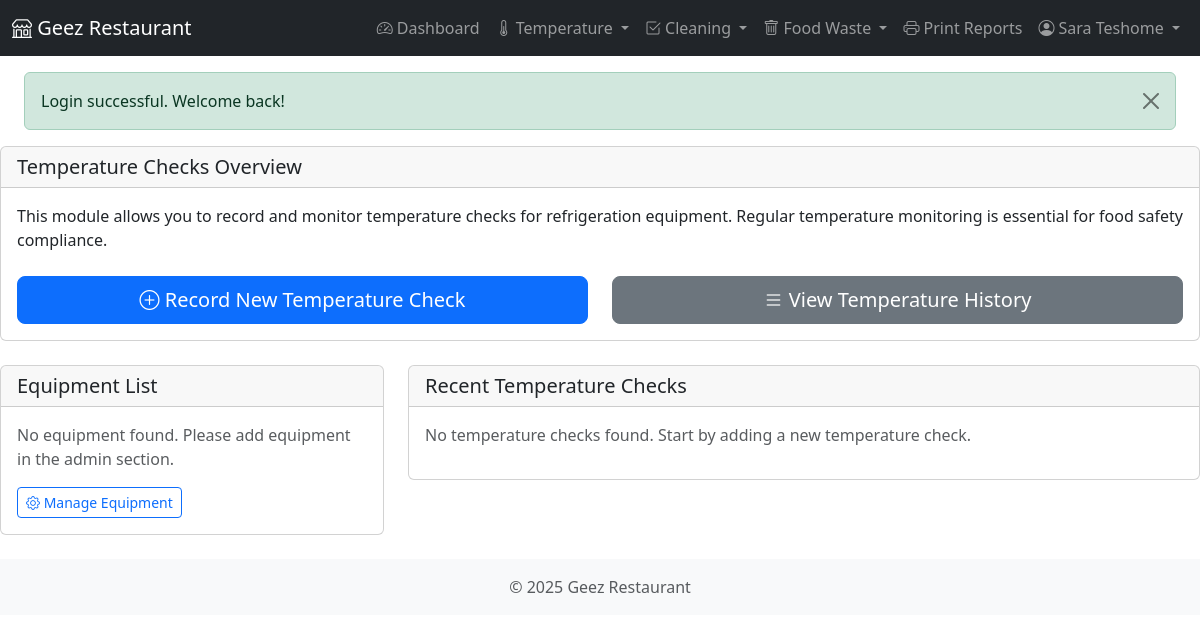
The app's page /modules/temperature/index.php (signed in), older data.
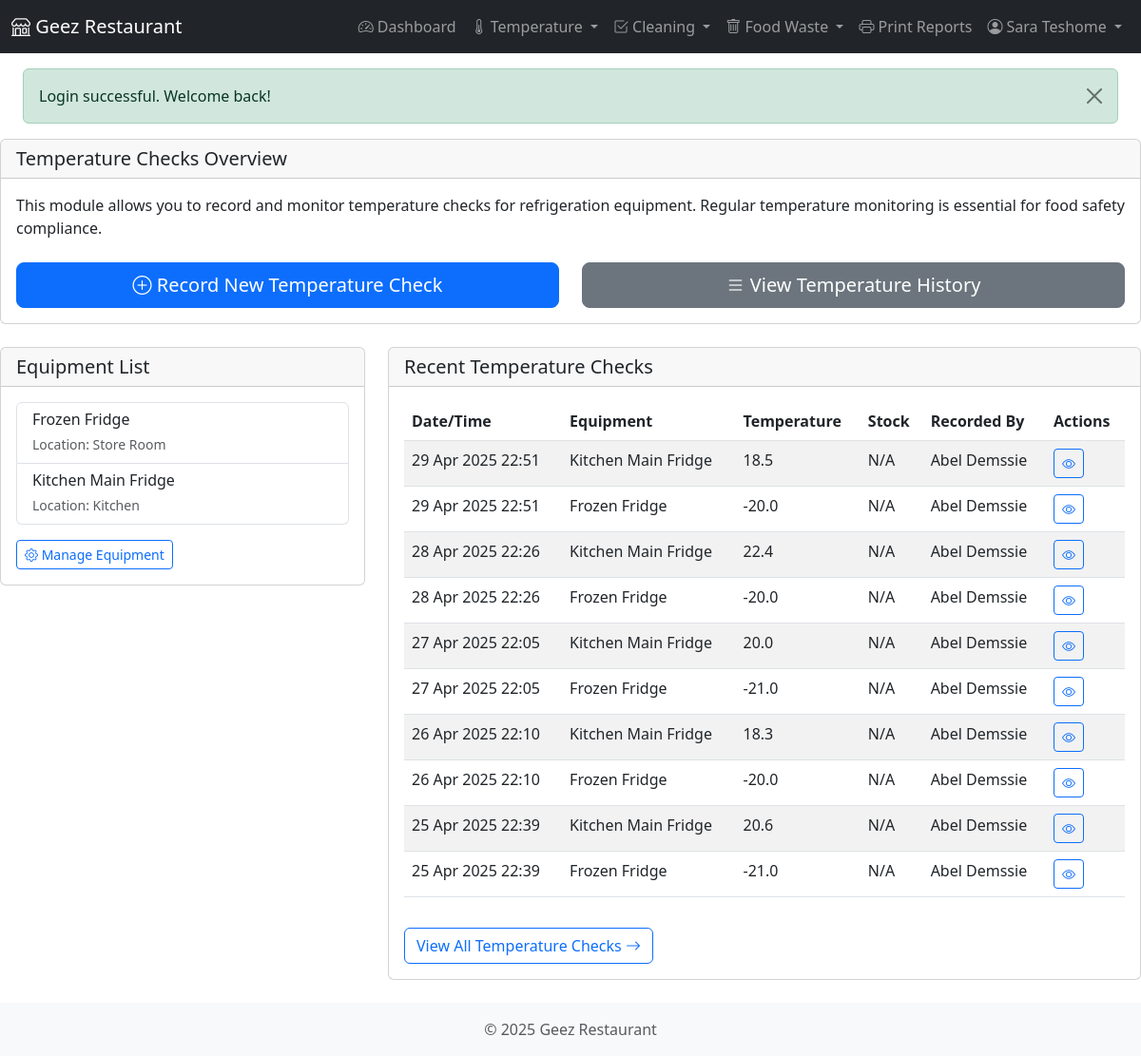
The same page, newer data.
### tables this page shows
CREATE TABLE `equipment` (
  `equipment_id` int(11) NOT NULL,
  `name` varchar(100) NOT NULL,
  `location` varchar(100) NOT NULL,
  `content` varchar(255) DEFAULT NULL COMMENT 'Typical content stored in the equipment',
  `quantity_in_stock` int(11) DEFAULT NULL COMMENT 'Current quantity of items in stock',
  `min_stock_quantity` int(11) DEFAULT NULL COMMENT 'Minimum desired stock quantity',
  `min_temp` decimal(5,1) NOT NULL,
  `max_temp` decimal(5,1) NOT NULL,
  `check_frequency` varchar(50) NOT NULL,
  `is_active` tinyint(1) NOT NULL DEFAULT 1,
  `created_at` datetime NOT NULL,
  `updated_at` datetime DEFAULT NULL
);

CREATE TABLE `temperature_checks` (
  `check_id` int(11) NOT NULL,
  `equipment_id` int(11) NOT NULL,
  `temperature` decimal(5,1) NOT NULL,
  `is_compliant` tinyint(1) NOT NULL,
  `corrective_action` text DEFAULT NULL,
  `check_date` date NOT NULL,
  `check_time` time NOT NULL,
  `checked_by_user_id` int(11) NOT NULL,
  `created_at` datetime NOT NULL,
  `updated_at` datetime DEFAULT NULL
);

CREATE TABLE `users` (
  `user_id` int(11) NOT NULL,
  `username` varchar(50) NOT NULL,
  `password` varchar(255) NOT NULL,
  `full_name` varchar(100) NOT NULL,
  `email` varchar(100) DEFAULT NULL,
  `initials` varchar(10) DEFAULT NULL,
  `role` enum('admin','manager','staff') NOT NULL DEFAULT 'staff',
  `is_active` tinyint(1) NOT NULL DEFAULT 1,
  `last_login` datetime DEFAULT NULL,
  `created_at` datetime NOT NULL,
  `updated_at` datetime DEFAULT NULL
);

### includes/functions.php (called while the page is built, shortened)
<?php
function formatDateTime($datetime, $format = 'Y-m-d H:i:s') {
    $dt = new DateTime($datetime);
    return $dt->format($format);
}
function hasRole($roles) {
    return in_array($_SESSION['role'], $roles);
}

### classes/Equipment.php (called while the page is built, shortened)
<?php
class Equipment {
    private $db;
    public function __construct($db) {
        $this->db = $db;
    }
    public function getAllActive() {
        $sql = "SELECT * FROM equipment WHERE is_active = 1 ORDER BY name";
        return $this->db->fetchAll($sql);
    }
}

### classes/Database.php (called while the page is built, shortened)
<?php
class Database {
    private $host = DB_HOST;
    private $dbname = DB_NAME;
    private $username = DB_USER;
    private $password = DB_PASS;
    private $charset = DB_CHARSET;
    private $options = DB_OPTIONS;
    private $pdo;
    public function __construct() {
        $dsn = "mysql:host={$this->host};dbname={$this->dbname};charset={$this->charset}";
        try {
            $this->pdo = new PDO($dsn, $this->username, $this->password, $this->options);
        } catch (PDOException $e) {
            throw new Exception("Database connection failed: " . $e->getMessage());
        }
    }
    public function query($sql, $params = []) {
        try {
            $stmt = $this->pdo->prepare($sql);
            $stmt->execute($params);
            return $stmt;
        } catch (PDOException $e) {
            throw new Exception("Query failed: " . $e->getMessage());
        }
    }
    public function fetchAll($sql, $params = []) {
        $stmt = $this->query($sql, $params);
        return $stmt->fetchAll();
    }
}

### classes/TempCheck.php (called while the page is built, shortened)
<?php
class TempCheck {
    private $db;
    public function __construct($db) {
        $this->db = $db;
    }
    public function getAll($start_date = null, $end_date = null, $equipment_id = null) {
        $params = [];
        $where = [];
        $where_clause = !empty($where) ? "WHERE " . implode(" AND ", $where) : "";
        $sql = "SELECT tc.*, CONCAT(tc.check_date, ' ', tc.check_time) as check_timestamp,
                tc.temperature as temperature_reading, tc.created_at as recorded_at,
                e.name as equipment_name, u.full_name as recorded_by
                FROM temperature_checks tc
                JOIN equipment e ON tc.equipment_id = e.equipment_id
                JOIN users u ON tc.checked_by_user_id = u.user_id
                {$where_clause}
                ORDER BY tc.check_date DESC, tc.check_time DESC";
        return $this->db->fetchAll($sql, $params);
    }
}

### modules/temperature/index.php (the view, shortened to what the changed rows need)
<?php
require_once dirname(dirname(dirname(__FILE__))) . '/includes/header.php';
require_once CLASS_PATH . '/Equipment.php';
require_once CLASS_PATH . '/TempCheck.php';
$equipment = new Equipment($db);
$temp_check = new TempCheck($db);
$all_equipment = $equipment->getAllActive();
$recent_checks = $temp_check->getAll(null, null, null);
$recent_checks = array_slice($recent_checks, 0, 10);
?>
<div class="row">
    <div class="col-md-4 mb-4">
        <div class="card">
            <div class="card-body">
                <?php if (empty($all_equipment)): ?>
                <p class="text-muted">No equipment found. Please add equipment in the admin section.</p>
                <?php else: ?>
                <div class="list-group">
                    <?php foreach ($all_equipment as $item): ?>
                    <a href="<?php echo BASE_URL; ?>/modules/temperature/view.php?equipment_id=<?php echo $item['equipment_id']; ?>" class="list-group-item list-group-item-action">
                        <div class="d-flex w-100 justify-content-between">
                            <h6 class="mb-1"><?php echo htmlspecialchars($item['name']); ?></h6>
                        </div>
                        <?php if (!empty($item['location'])): ?>
                        <small class="text-muted">Location: <?php echo htmlspecialchars($item['location']); ?></small>
                        <?php endif; ?>
                    </a>
                    <?php endforeach; ?>
                </div>
                <?php endif; ?>
                <?php if (hasRole(['admin', 'manager'])): ?>
                <div class="mt-3">
                    <a href="<?php echo BASE_URL; ?>/admin/equipment.php" class="btn btn-sm btn-outline-primary">
                    </a>
                </div>
                <?php endif; ?>
            </div>
        </div>
    </div>
    <div class="col-md-8 mb-4">
        <div class="card">
            <div class="card-body">
                <?php if (empty($recent_checks)): ?>
                <p class="text-muted">No temperature checks found. Start by adding a new temperature check.</p>
                <?php else: ?>
                <div class="table-responsive">
                    <table class="table table-striped table-hover">
                        <thead>
                            <tr>
                                <th>Date/Time</th>
                                <th>Equipment</th>
                                <th>Temperature</th>
                                <th>Stock</th>
                                <th>Recorded By</th>
                                <th>Actions</th>
                            </tr>
                        </thead>
                        <tbody>
                            <?php foreach ($recent_checks as $check): ?>
                            <tr>
                                <td><?php echo formatDateTime($check['check_timestamp'], 'd M Y H:i'); ?></td>
                                <td><?php echo htmlspecialchars($check['equipment_name']); ?></td>
                                <td><?php echo htmlspecialchars($check['temperature_reading']); ?></td>
                                <td><?php echo htmlspecialchars($check['stock_quantity_observed'] ?? 'N/A'); ?></td>
                                <td><?php echo htmlspecialchars($check['recorded_by']); ?></td>
                                <td>
                                    <a href="<?php echo BASE_URL; ?>/modules/temperature/view.php?id=<?php echo $check['check_id']; ?>" class="btn btn-sm btn-outline-primary">
                                        <i class="bi bi-eye"></i>
                                    </a>
                                </td>
                            </tr>
                            <?php endforeach; ?>
                        </tbody>
                    </table>
                </div>
                <div class="mt-3">
                    <a href="<?php echo BASE_URL; ?>/modules/temperature/view.php" class="btn btn-outline-primary">
                        View All Temperature Checks <i class="bi bi-arrow-right"></i>
                    </a>
                </div>
                <?php endif; ?>
            </div>
        </div>
    </div>
</div>
<?php
require_once INCLUDE_PATH . '/footer.php';
?>

Row changes from the older to the newer data that the page shows:
added equipment: name "Frozen Fridge", location "Store Room"
added equipment: name "Kitchen Main Fridge", location "Kitchen"
added temperature_checks: check_timestamp "29 Apr 2025 22:51", equipment.name "Kitchen Main Fridge", temperature "18.5", stock_quantity_observed "N/A", checked_by_user.full_name "Abel Demssie"
added temperature_checks: check_timestamp "29 Apr 2025 22:51", equipment.name "Frozen Fridge", temperature "-20.0", stock_quantity_observed "N/A", checked_by_user.full_name "Abel Demssie"
added temperature_checks: check_timestamp "28 Apr 2025 22:26", equipment.name "Kitchen Main Fridge", temperature "22.4", stock_quantity_observed "N/A", checked_by_user.full_name "Abel Demssie"
added temperature_checks: check_timestamp "28 Apr 2025 22:26", equipment.name "Frozen Fridge", temperature "-20.0", stock_quantity_observed "N/A", checked_by_user.full_name "Abel Demssie"
added temperature_checks: check_timestamp "27 Apr 2025 22:05", equipment.name "Kitchen Main Fridge", temperature "20.0", stock_quantity_observed "N/A", checked_by_user.full_name "Abel Demssie"
added temperature_checks: check_timestamp "27 Apr 2025 22:05", equipment.name "Frozen Fridge", temperature "-21.0", stock_quantity_observed "N/A", checked_by_user.full_name "Abel Demssie"
added temperature_checks: check_timestamp "26 Apr 2025 22:10", equipment.name "Kitchen Main Fridge", temperature "18.3", stock_quantity_observed "N/A", checked_by_user.full_name "Abel Demssie"
added temperature_checks: check_timestamp "26 Apr 2025 22:10", equipment.name "Frozen Fridge", temperature "-20.0", stock_quantity_observed "N/A", checked_by_user.full_name "Abel Demssie"
added temperature_checks: check_timestamp "25 Apr 2025 22:39", equipment.name "Kitchen Main Fridge", temperature "20.6", stock_quantity_observed "N/A", checked_by_user.full_name "Abel Demssie"
added temperature_checks: check_timestamp "25 Apr 2025 22:39", equipment.name "Frozen Fridge", temperature "-21.0", stock_quantity_observed "N/A", checked_by_user.full_name "Abel Demssie"
Text that changed along with them:
text no longer shown: "No equipment found. Please add equipment in the admin section. No temperature checks found. Start by adding a new temperature check."
text now shown: "Date/Time Equipment Temperature Stock Recorded By Actions View All Temperature Checks"
